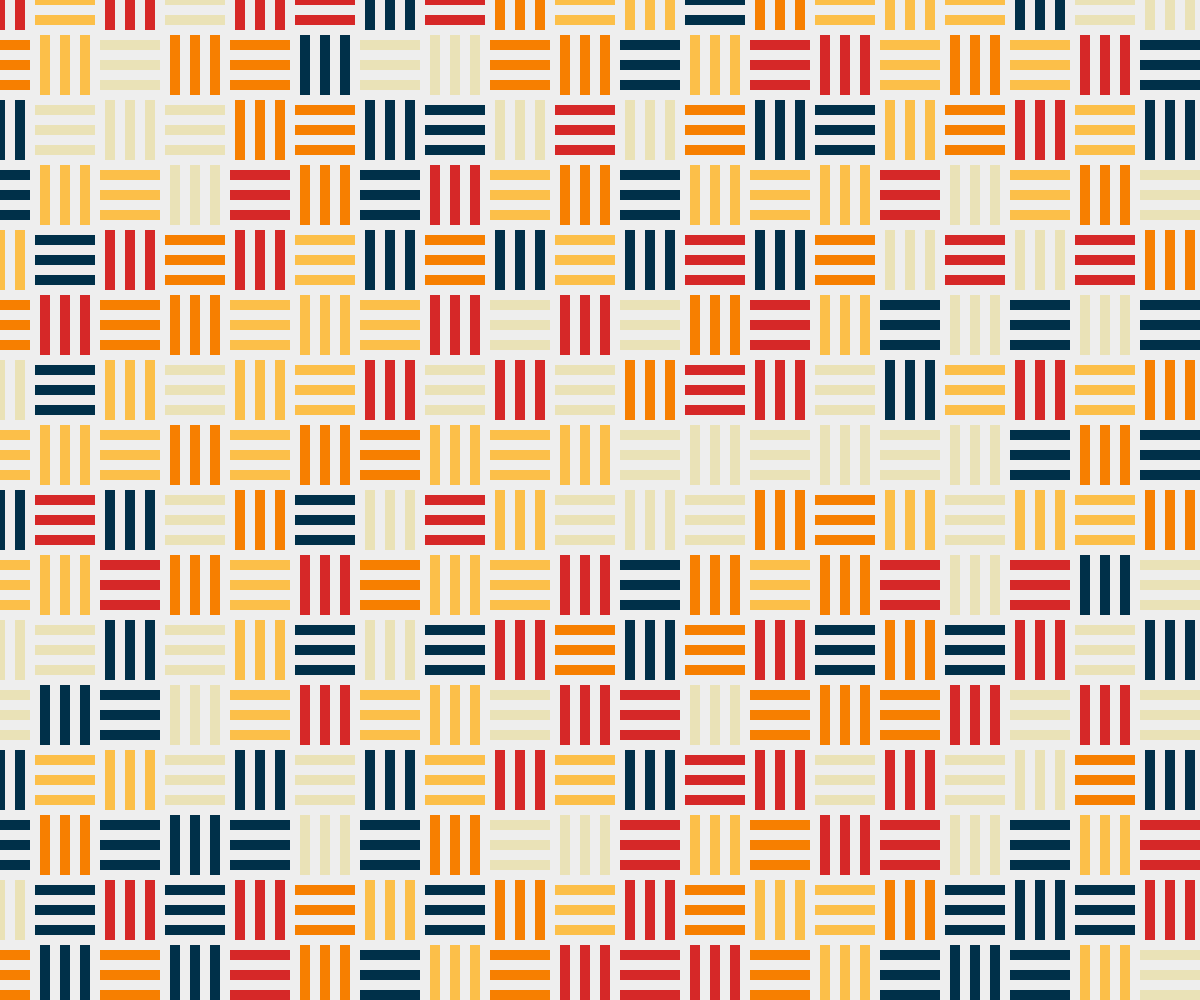
Frame 1 (no input)
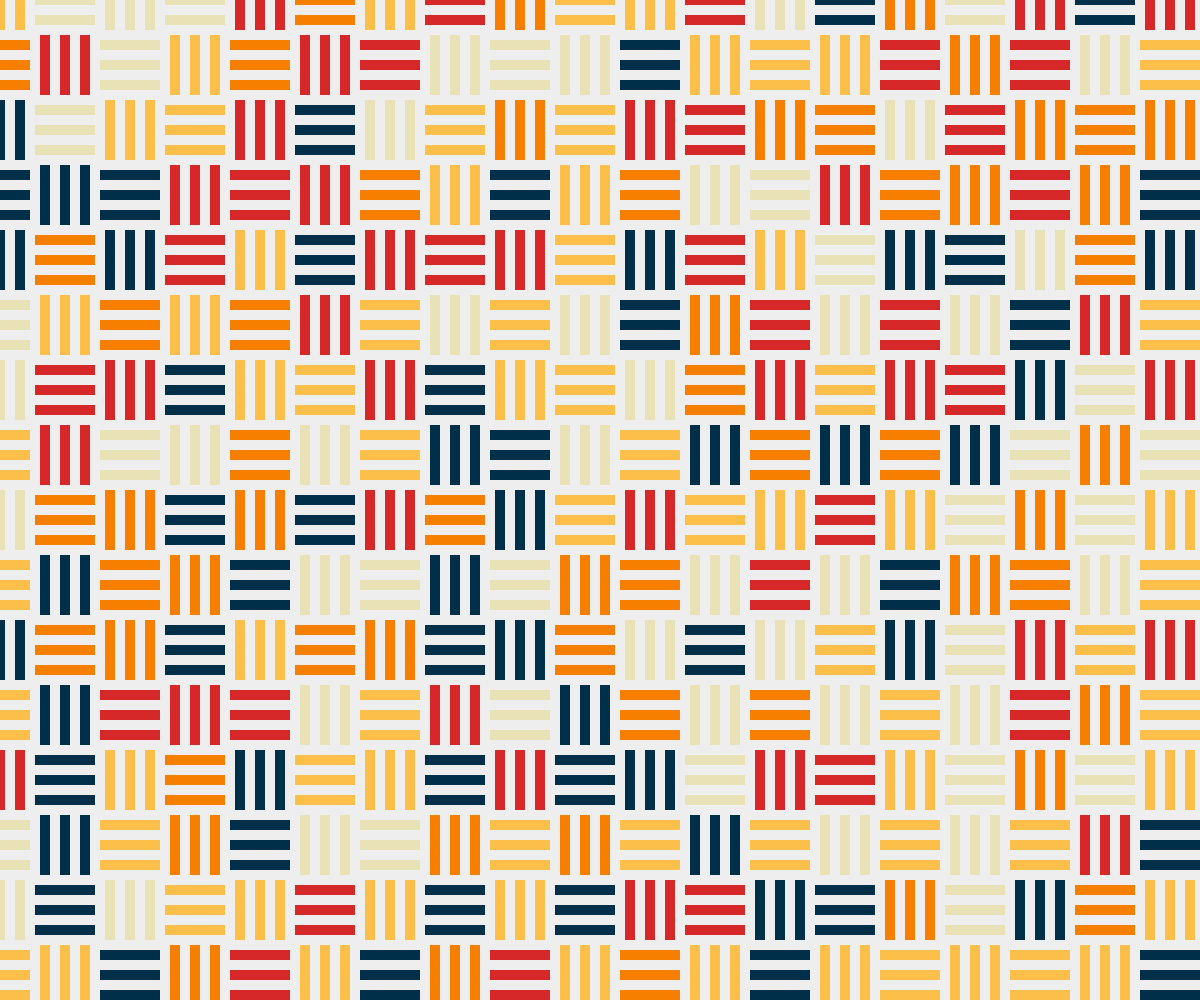
Frame 2 (the mouse pressed at the canvas centre, redrawn once)

The p5.js sketch that drew these frames (run headless with seeded random() and noise() and a simulated clock; the mouse was pressed at the canvas centre and the sketch redrawn once):

// p5.js sketch
// ── sketch.js
"use strict"

const COLORS = ["#003049", "#d62828", "#f77f00", "#fcbf49", "#eae2b7"];
const WHITE  = "#EEEEEE";
const BLACK  = "#333333";

function setup(){
	createCanvas(windowWidth, windowHeight);
	angleMode(DEGREES); rectMode(CENTER); imageMode(CENTER);
	textAlign(CENTER, CENTER); textSize(14);
	noLoop();
}

function draw(){
	background(WHITE);
	noFill();
	noStroke();

	const short = 10;
	const long  = short * 6;
	const pX = short * 7 + long;
	const pY = pX / 2;
	const rows = floor(height / pY) + 2;
	const cols = floor(width / pX) + 2;
	for(let r=0; r<rows; r++){
		for(let c=0; c<cols; c++){
			let x = pX * c;
			let y = pY * r;
			if(r%2==0) x -= pX / 2;
			drawSangi(x, y, short, long);
		}
	}
}

function drawSangi(x, y, short, long){
	fill(getColor(COLORS));
	drawSangiUnit(x, y, short, long, true);
	fill(getColor(COLORS));
	drawSangiUnit(x + long/2+short*3.5, y, short, long, false);
}

function drawSangiUnit(x, y, short, long, flg){

	if(flg){
		rect(x, y, long, short);
		rect(x, y-short*2, long, short);
		rect(x, y+short*2, long, short);
	}else{
		rect(x, y, short, long);
		rect(x-short*2, y, short, long);
		rect(x+short*2, y, short, long);
	}
}

function getColor(colors){
	return colors[floor(random()*colors.length)];
}
